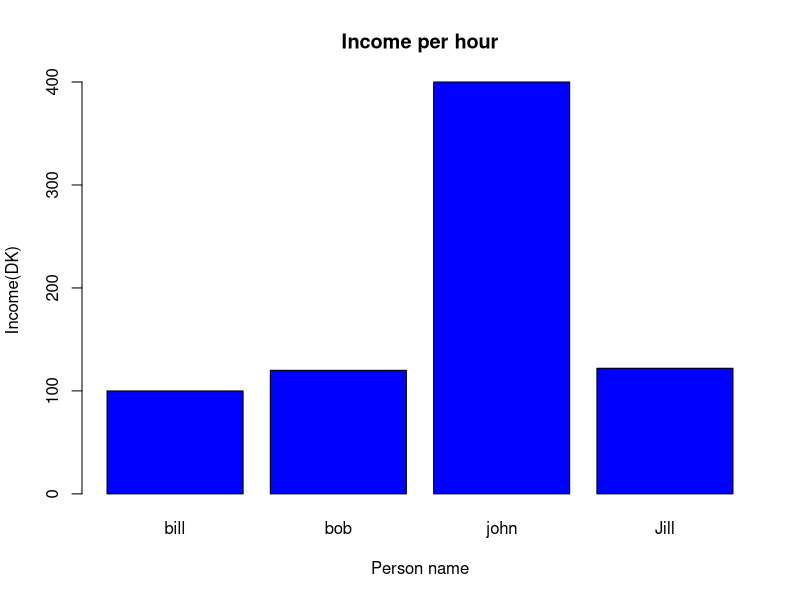

R code for this plot:
# simple Bar plot

income = c(100, 120, 400 ,122)
Persons = c('bill','bob','john','Jill')



barplot(income,
        names.arg = Persons,        # names for each bar
        col = 'blue',               # Can have one or many colors eg. blues9
        main = "Income per hour",   # Main title
        ylab = "Income(DK)",        # X label
        xlab = "Person name"        # y label
        )         